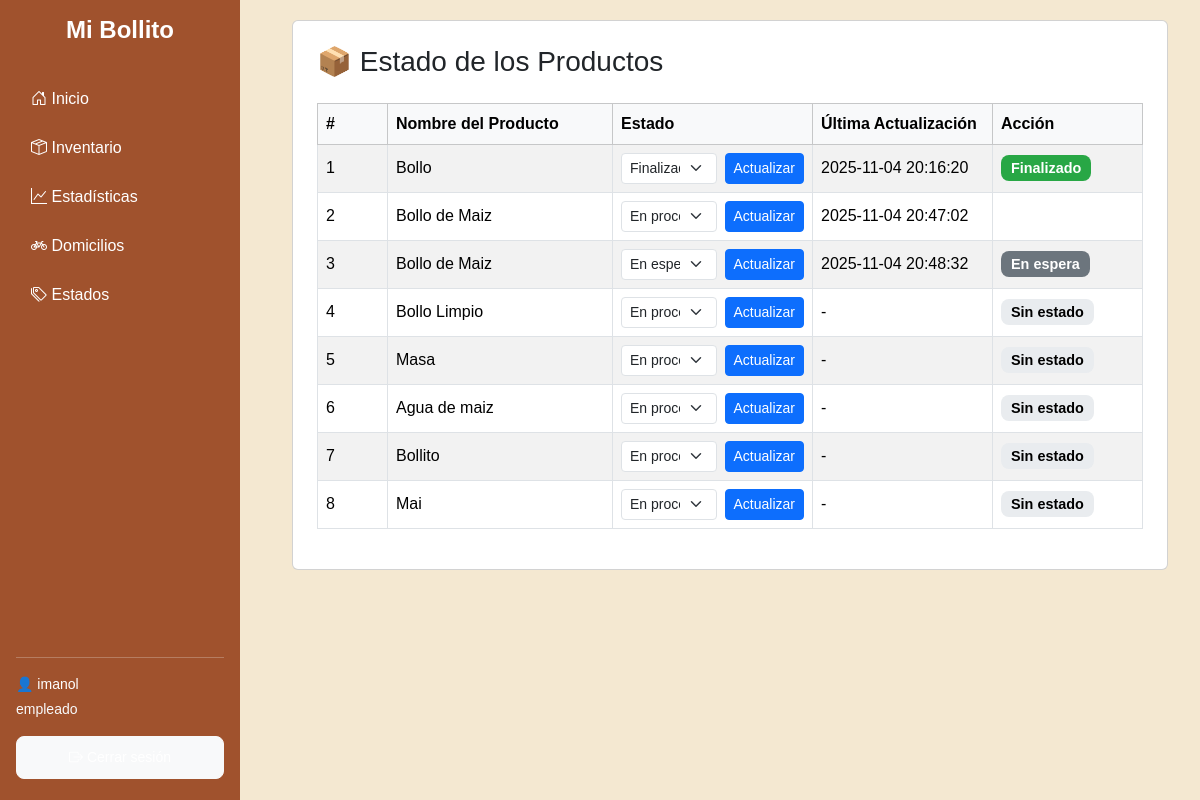
The app's page /estados.php (signed in) with its own data.
### tables this page shows
CREATE TABLE `estado` (
  `id_estado` int(11) NOT NULL,
  `id_producto` int(11) NOT NULL,
  `nombre` varchar(100) NOT NULL,
  `estado_producto` enum('En proceso','Finalizado','Detenido','En espera','Por vencer','Vencido','Pendiente','Entregado','Cancelado') NOT NULL,
  `fecha_registro` timestamp NOT NULL DEFAULT current_timestamp()
);

CREATE TABLE `productos` (
  `id_producto` int(11) NOT NULL,
  `nombre` varchar(100) NOT NULL,
  `id_categoria` int(11) DEFAULT NULL,
  `descripcion` text DEFAULT NULL,
  `precio` decimal(10,2) NOT NULL,
  `stock` int(11) NOT NULL DEFAULT 0,
  `id_proveedor` int(11) DEFAULT NULL,
  `fecha_registro` timestamp NOT NULL DEFAULT current_timestamp(),
  `stock_actual` int(11) GENERATED ALWAYS AS (`stock`) STORED
);

### estados.php (the view, shortened to what this page needs)
<?php
require 'conexion.php';
$query = "
SELECT
    p.id_producto,
    p.nombre AS producto,
    e.estado_producto,
    e.fecha_registro
FROM productos p
LEFT JOIN estado e ON e.id_producto = p.id_producto
ORDER BY p.id_producto ASC
";
$result = $conn->query($query);
?>
<?php include 'includes/header.php'; ?>
<div class="container-fluid">
  <div class="card p-4 card-style">
    <h3 class="mb-4">📦 Estado de los Productos</h3>
    <div class="table-responsive">
      <table class="table table-bordered table-striped align-middle">
        <thead class="table-light">
          <tr>
            <th style="width: 70px;">#</th>
            <th>Nombre del Producto</th>
            <th style="width: 200px;">Estado</th>
            <th style="width: 180px;">Última Actualización</th>
            <th style="width: 150px;">Acción</th>
          </tr>
        </thead>
        <tbody>
          <?php if ($result->num_rows === 0): ?>
            <tr><td colspan="5" class="text-center">No hay productos registrados.</td></tr>
          <?php else: $i = 1; while ($row = $result->fetch_assoc()): ?>
            <tr>
              <td><?= $i++ ?></td>
              <td><?= htmlspecialchars($row['producto']) ?></td>
              <td>
                <form method="POST" class="d-flex">
                  <select name="estado_producto" class="form-select form-select-sm me-2">
                    <?php
                      $estados = ['En proceso', 'Finalizado', 'Detenido', 'En espera'];
                      foreach ($estados as $estado) {
                        $selected = ($row['estado_producto'] === $estado) ? 'selected' : '';
                        echo "<option value='$estado' $selected>$estado</option>";
                      }
                    ?>
                  </select>
                  <button type="submit" class="btn btn-sm btn-primary">Actualizar</button>
                </form>
              </td>
              <td><?= $row['fecha_registro'] ? $row['fecha_registro'] : '-' ?></td>
              <td>
                <?php
                $color = match ($row['estado_producto']) {
                    'Finalizado' => 'success',
                    'En proceso' => 'warning',
                    'Detenido' => 'danger',
                    'En espera' => 'secondary',
                    default => 'light'
                };
                ?>
                <span class="badge bg-<?= $color ?>"><?= htmlspecialchars($row['estado_producto'] ?? 'Sin estado') ?></span>
              </td>
            </tr>
          <?php endwhile; endif; ?>
        </tbody>
      </table>
    </div>
  </div>
</div>
<?php include 'includes/footer.php'; ?>

### includes/header.php (style rules this page uses)
body { background-color: #f4e8d1; font-family: Arial, sans-serif; margin: 0; display: flex; }

### records on screen
estado: id_producto.nombre "Bollo", fecha_registro "2025-11-04 20:16:20", estado_producto "Finalizado"
estado: id_producto.nombre "Bollo de Maiz", fecha_registro "2025-11-04 20:47:02"
estado: id_producto.nombre "Bollo de Maiz", fecha_registro "2025-11-04 20:48:32", estado_producto "En espera"
productos: nombre "Bollo Limpio", estado_producto "Sin estado"
productos: nombre "Masa", estado_producto "Sin estado"
productos: nombre "Agua de maiz", estado_producto "Sin estado"
productos: nombre "Bollito", estado_producto "Sin estado"
productos: nombre "Mai", estado_producto "Sin estado"

### other values on screen
$_SESSION['nombre'] "imanol"
$_SESSION['rol'] "empleado"
form field estado_producto "Finalizado"
form field estado_producto "En proceso"
form field estado_producto "En espera"
